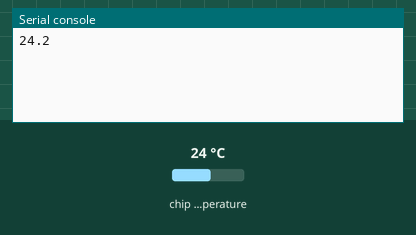
A program run on a simulated Raspberry Pi Pico running MicroPython. On the bench: the last lines printed to the serial console. The test bench sets the inputs (shaded band); at power-on: chip temperature 24 °C.

Above: at 1.2 s.
1.3 s: chip temperature set to 1 °C
At 5.9 s:
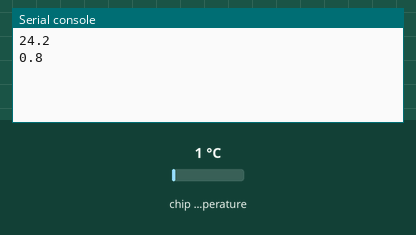
7.3 s: chip temperature set to 11 °C
At 10.9 s:
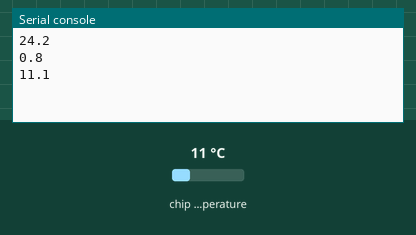
Timing chart, 0 to 12.4 s (numbered marks = the images above; inputs shaded):
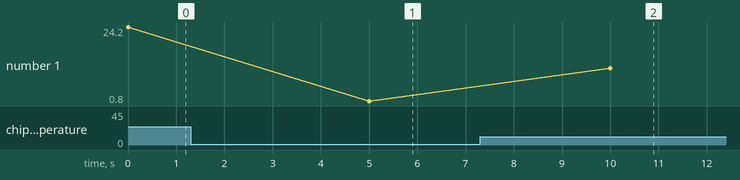

The program:

pico-temperature-show.py
```python
import machine
import time

adcpin = 4
sensor = machine.ADC(adcpin)

def ReadTemperature():
    adc_value = sensor.read_u16()
    volt = (3.3/65535) * adc_value
    temperature = 27 - (volt - 0.706)/0.001721
    return round(temperature, 1)

while True:
 	temperature = ReadTemperature()
 	print(temperature)
 	time.sleep(5)
```

Measured:
- after the input at 1.3 s, the serial console: prints a new line after 3.7 s (image 1)
- after the input at 7.3 s, the serial console: prints a new line after 2.7 s (image 2)
- plotted number 1: 24.2 → 0.8 after the input at 1.3 s, 0.8 → 11.1 after the input at 7.3 s
